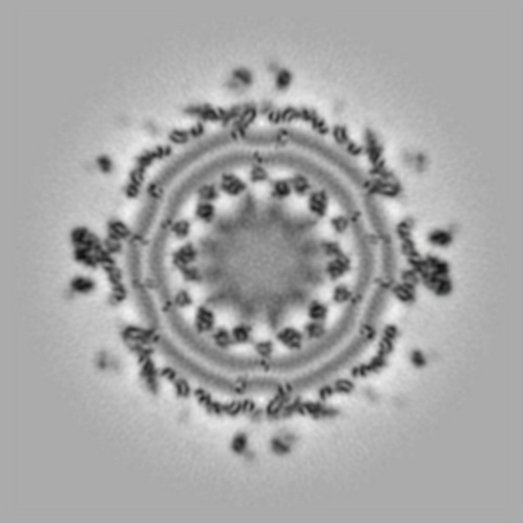
#> input picture Chapter_7-Fourier Transform/Figures/fft1.png, 523 x 523 px, shrunk from 720 x 720 before the run
$ jupyter execute --allow-errors chapter7.ipynb   (older library calls are emulated)
#> lines starting #> are read from the running program, lines starting #| are printed output that depends on the picture; after the words box and inside, x2 and y2 are one past the last pixel; in counts of white or black regions, pixels touching at a corner belong together
# Chapter 7

## Fourier Transform

#### Fast Fourier Transform using Python

[cell 1]
import scipy.fftpack as fftim
from PIL import Image
import matplotlib.pyplot as plt

# Opening the image and converting it to grayscale.
b = Image.open('../Figures/fft1.png').convert('L')
# Performing FFT.
c = abs(fftim.fft2(b))
# Shifting the Fourier frequency image.
d = fftim.fftshift(c)
# Converting the d to floating type and saving it
# as fft1_output.raw in Figures folder.
d.astype('float').tofile('../Figures/fft1_output.raw')
fig = plt.figure()
ax = fig.add_subplot(1, 2, 1)
imgplot = plt.imshow(b, cmap='gray')
ax.set_title('Before')
ax = fig.add_subplot(1, 2, 2)
imgplot = plt.imshow(d, cmap='gray')
ax.set_title('After')
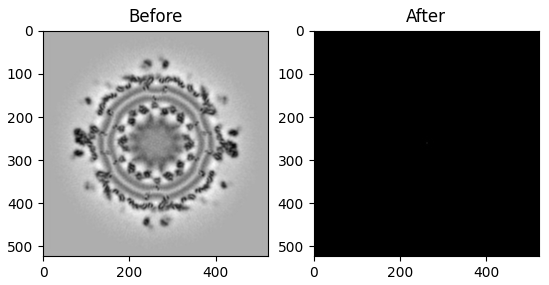
#> figure drawn by matplotlib, 2 panels

#### Ideal Lowpass Filter

[cell 2]
import cv2
import numpy, math
import scipy.fftpack as fftim
from PIL import Image
import matplotlib.pyplot as plt

# Opening the image
b = Image.open('../Figures/fft1.png')
#> b is the input picture: PIL image 523x523 RGB; mean R, G, B 165.9, 165.8, 165.8
# Performing FFT.
c = fftim.fft2(b)
# Shifting the Fourier frequency image.
d = fftim.fftshift(c)

# Intializing variables for convolution function.
M = d.shape[0]
#> M = 523
N = d.shape[1]
#> N = 523
# H is defined and
# values in H are initialized to 1.
H = numpy.ones((M,N))
center1 = M/2
#> center1 = 261.5
center2 = N/2
#> center2 = 261.5
d_0 = 30.0 # cut-off radius

# Defining the convolution function for ILPF.
for i in range(1,M):
    for j in range(1,N):
        r1 = (i-center1)**2+(j-center2)**2
        # Euclidean distance from
        # origin is computed.
        r = math.sqrt(r1)
        # Using cut-off radius to eliminate
        # high frequency.
        if r > d_0:
            H[i,j] = 0.0
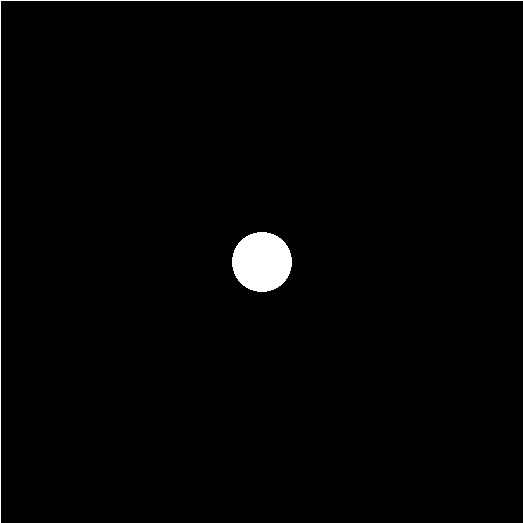
#> H: shape (523, 523) float64; values 0 (black) and 1 (white), 1.4% white; 2 white regions, box (x1, y1, x2, y2) and area: (232, 232, 292, 292) 2828, (0, 0, 523, 523) 1045
# Converting H to an image.
H =  Image.fromarray(H)
# Performing the convolution.
#> (the rest of this cell did not finish here and is left out)

#### Butterworth Lowpass Filter

[cell 3]
import numpy, math
import scipy.fftpack as fftim
from PIL import Image
import cv2
import matplotlib.pyplot as plt

# Opening the image and converting it to grayscale.
b = Image.open('../Figures/fft1.png').convert('L')
 # Performing FFT.
c = fftim.fft2(b)
# Shifting the Fourier frequency image.
d = fftim.fftshift(c)
# Intializing variables for convolution function.
M = d.shape[0]
N = d.shape[1]
# H is defined and
# values in H are initialized to 1.
H = numpy.ones((M,N))
center1 = M/2
center2 = N/2
d_0 = 30.0 # cut-off radius
t1 = 1 # the order of BLPF
t2 = 2*t1

# Defining the convolution function for BLPF.
for i in range(1,M):
    for j in range(1,N):
        r1 = (i-center1)**2+(j-center2)**2
        # Euclidean distance from
        # origin is computed.
        r = math.sqrt(r1)
        # Using cut-off radius to
        # eliminate high frequency.
        if r > d_0:
            H[i,j] = 1/(1 + (r/d_0)**t1)
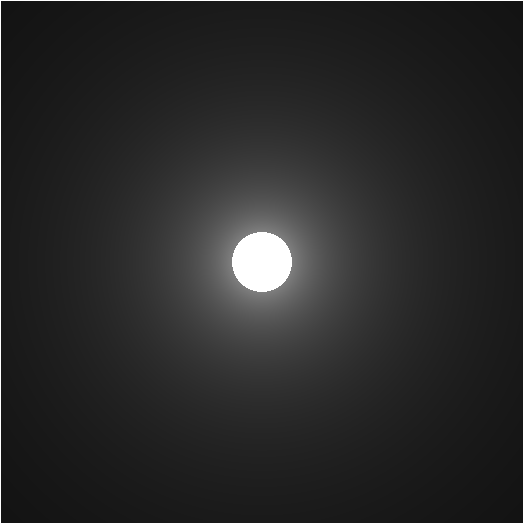
#> H: shape (523, 523) float64; min 0.0753, max 1, mean 0.161

# Converting H to an image
H = Image.fromarray(H)
#> H: PIL image 523x523 F
# Performing the convolution.
con = d * H
# Computing the magnitude of the inverse FFT.
e = abs(fftim.ifft2(con))
# Saving e.
fig = plt.figure()
ax = fig.add_subplot(1, 2, 1)
imgplot = plt.imshow(b, cmap='gray')
ax.set_title('Before')
ax = fig.add_subplot(1, 2, 2)
imgplot = plt.imshow(e, cmap='gray')
ax.set_title('After')
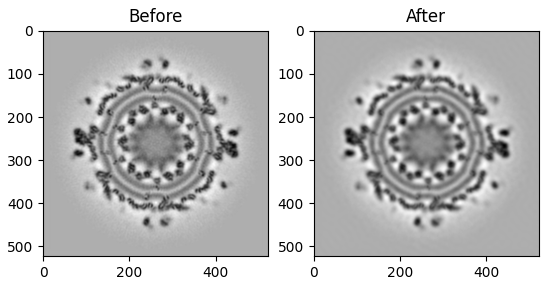
#> figure drawn by matplotlib, 2 panels

#### Gaussian Lowpass Filter

[cell 4]
import numpy, math
import cv2
import scipy.fftpack as fftim
from PIL import Image
import matplotlib.pyplot as plt

# Opening the image and converting it to grayscale.
b = Image.open('../Figures/fft1.png').convert('L')
# Performing FFT.
c = fftim.fft2(b)
# Shifting the Fourier frequency image.
d = fftim.fftshift(c)
# Intializing variables for convolution function.
M = d.shape[0]
N = d.shape[1]
# H is defined and
# values in H are initialized to 1.
H = numpy.ones((M,N))
center1 = M/2
center2 = N/2
d_0 = 30.0 # cut-off radius
t1 = 2*d_0
# Defining the convolution function for GLPF
for i in range(1,M):
    for j in range(1,N):
        r1 = (i-center1)**2+(j-center2)**2
        # euclidean distance from
        # origin is computed
        r = math.sqrt(r1)
        # using cut-off radius to
        # eliminate high frequency
        if r > d_0:
            H[i,j] = math.exp(-r**2/t1**2)
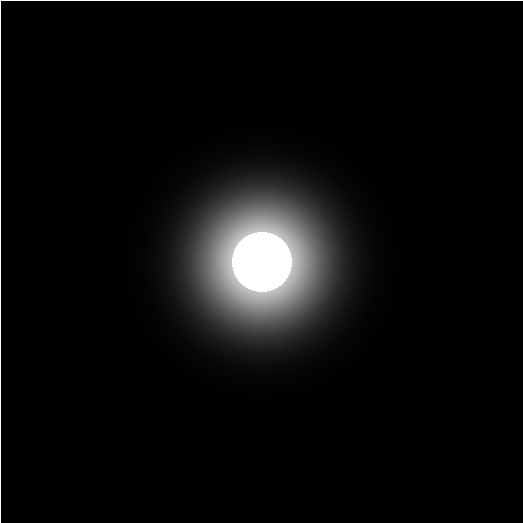
#> H: shape (523, 523) float64; min 4.24e-17, max 1, mean 0.0464

# Converting H to an image.
H =  Image.fromarray(H)
#> H: PIL image 523x523 F
# Performing the convolution.
con = d * H
# Computing the magnitude of the inverse FFT.
e = abs(fftim.ifft2(con))
# Saving the image as glowpass_output.png in
# Figures folder .
fig = plt.figure()
ax = fig.add_subplot(1, 2, 1)
imgplot = plt.imshow(b, cmap='gray')
ax.set_title('Before')
ax = fig.add_subplot(1, 2, 2)
imgplot = plt.imshow(e, cmap='gray')
ax.set_title('After')

#### Ideal Highpass Filter

[cell 5]
import cv2
import numpy, math
import scipy.fftpack as fftim
from PIL import Image
import matplotlib.pyplot as plt

# Opening the image and converting it to grayscale
a = Image.open('../Figures/endothelium.png').convert('L')
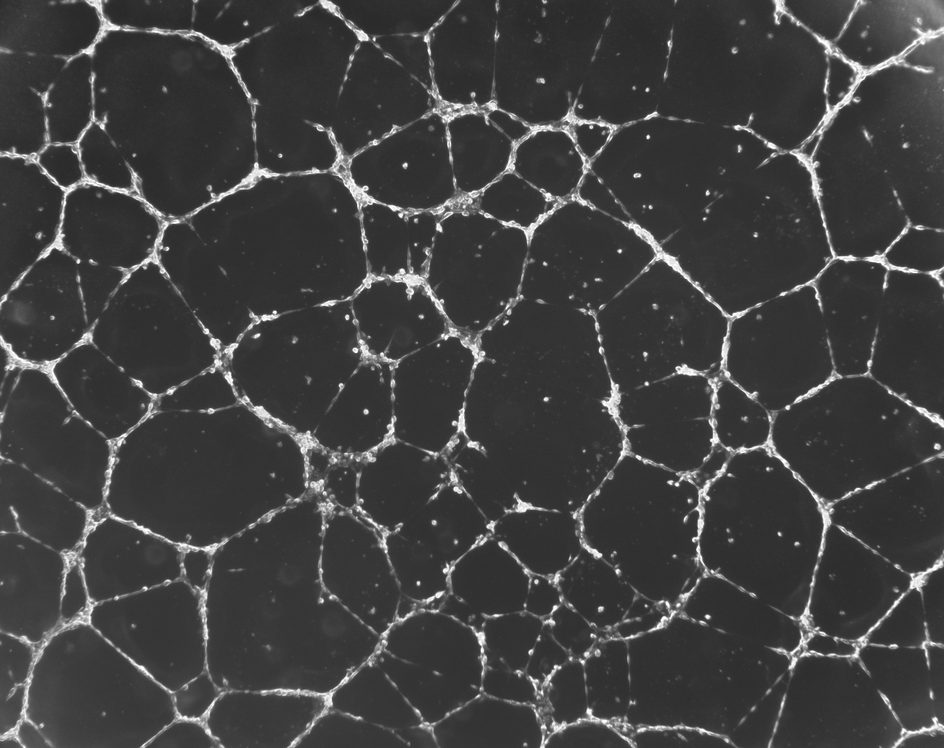
#> input picture Chapter_7-Fourier Transform/Figures/endothelium.png, 944 x 748 px, shrunk from 1300 x 1030 before the run
# Performing FFT.
b = fftim.fft2(a)
# shifting the Fourier frequency image
c = fftim.fftshift(b)

# intializing variables for convolution function
M = c.shape[0]
#> M = 748
N = c.shape[1]
#> N = 944
# H is defined and
# values in H are initialized to 1.
H = numpy.ones((M,N))
center1 = M/2
#> center1 = 374
center2 = N/2
#> center2 = 472
d_0 = 30.0 # cut-off radius

# Defining the convolution function for IHPF.
for i in range(1,M):
    for j in range(1,N):
        r1 = (i-center1)**2+(j-center2)**2
        # Euclidean distance from
		# origin is computed.
        r = math.sqrt(r1)
        # Using cut-off radius to
        # eliminate low frequency.
        if 0 < r < d_0:
            H[i,j] = 0.0
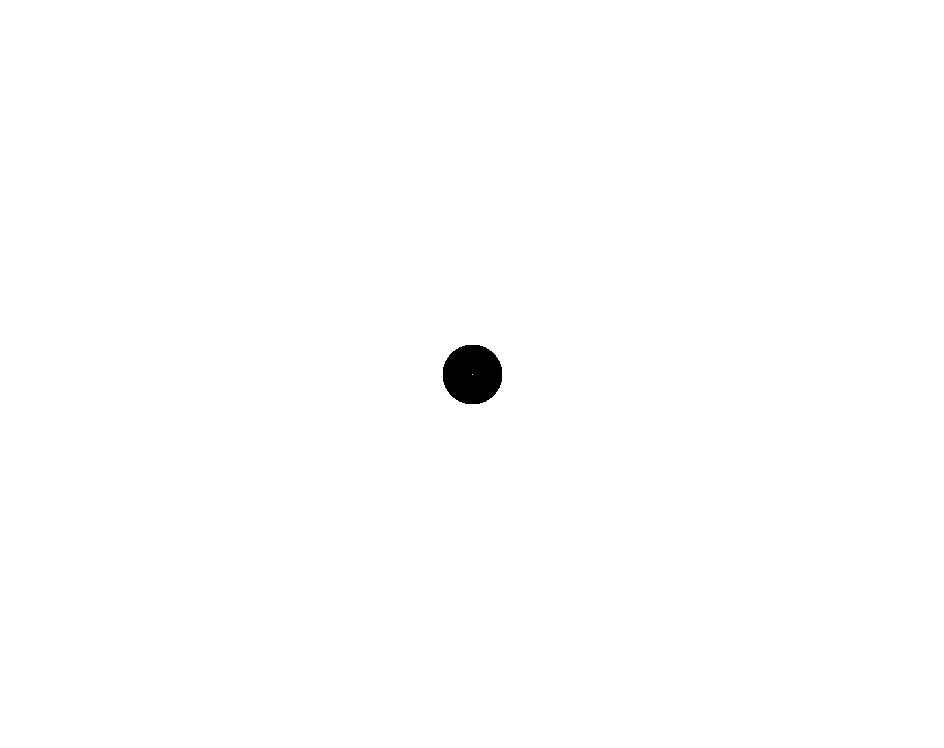
#> H: shape (748, 944) float64; values 0 (black) and 1 (white), 99.6% white; 1 black region, box (x1, y1, x2, y2) and area: (443, 345, 502, 404) 2808
# Performing the convolution.
con = c * H
# Computing the magnitude of the inverse FFT.
d = abs(fftim.ifft2(con))
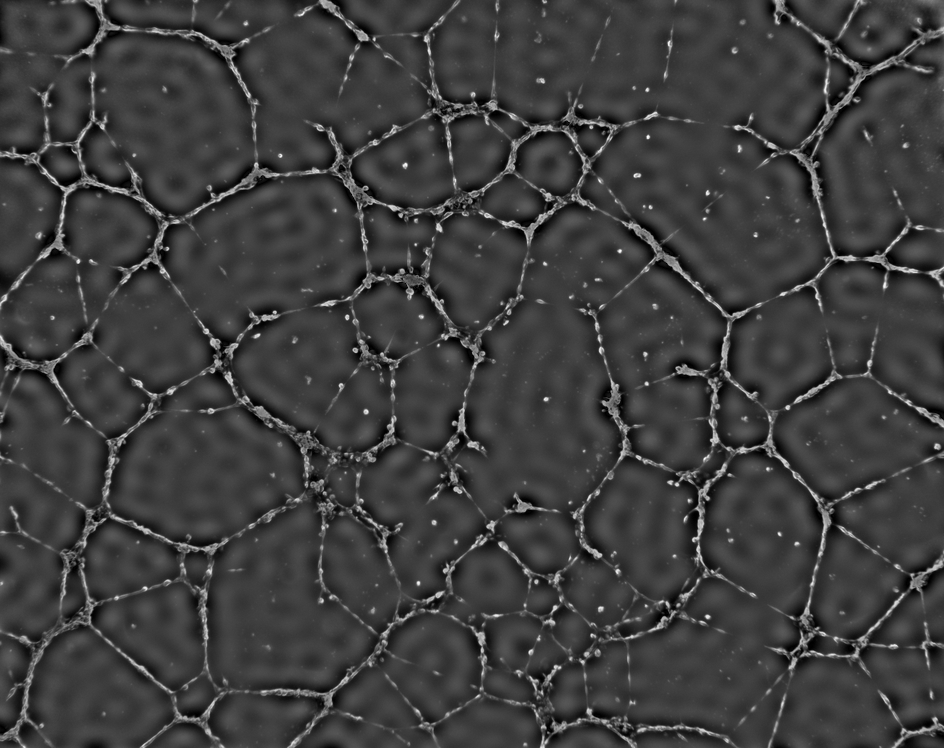
#> d: shape (748, 944) float64; min 0.000506, max 265.7, mean 65; drawn with min black and max white
# Saving the image as ihighpass_output.png in
# Figures folder.
fig = plt.figure()
ax = fig.add_subplot(1, 2, 1)
imgplot = plt.imshow(a, cmap='gray')
ax.set_title('Before')
ax = fig.add_subplot(1, 2, 2)
imgplot = plt.imshow(d, cmap='gray')
ax.set_title('After')

#### Butterworth Highpass Filter

[cell 6]
import cv2
import numpy, math
import scipy.misc
import scipy.fftpack as fftim
from PIL import Image
import matplotlib.pyplot as plt

# Opening the image.
a = cv2.imread('../Figures/endothelium.png')
#> a: shape (748, 944, 3); min 40, max 255, mean 65
# Converting the image to grayscale.
b = cv2.cvtColor(a, cv2.COLOR_BGR2GRAY)
# Performing FFT.
c = fftim.fft2(b)
# Shifting the Fourier frequency image.
d = fftim.fftshift(c)
# Intializing variables for convolution function.
M = d.shape[0]
N = d.shape[1]
# H is defined and
# values in H are initialized to 1.
H = numpy.ones((M,N))
center1 = M/2
center2 = N/2
d_0 = 30.0 # cut-off radius
t1 = 1 # the order of BHPF
t2 = 2*t1

# Defining the convolution function for BHPF.
for i in range(1,M):
    for j in range(1,N):
        r1 = (i-center1)**2+(j-center2)**2
        # Euclidean distance from
        # origin is computed.
        r = math.sqrt(r1)
        # Using cut-off radius to
        # eliminate low frequency.
        if 0 < r < d_0:
            H[i,j] = 1/(1 + (r/d_0)**t2)

# Converting H to an image.
H = Image.fromarray(H)
#> H: PIL image 944x748 F
# performing the convolution
con = d * H
# computing the magnitude of the inverse FFT
fig = plt.figure()
ax = fig.add_subplot(1, 2, 1)
imgplot = plt.imshow(a, cmap='gray')
ax.set_title('Before')
ax = fig.add_subplot(1, 2, 2)
imgplot = plt.imshow(b, cmap='gray')
ax.set_title('After')

#### Gaussian Highpass Filter

[cell 7]
import cv2
import numpy, math
import scipy.fftpack as fftim
from PIL import Image
import matplotlib.pyplot as plt

# Opening the image and converting it to grayscale.
a = Image.open('../Figures/endothelium.png').convert('L')
# Performing FFT.
b = fftim.fft2(a)
# Shifting the Fourier frequency image.
c = fftim.fftshift(b)

# Intializing variables for convolution function.
M = c.shape[0]
N = c.shape[1]
# H is defined and values in H are initialized to 1.
H = numpy.ones((M,N))
center1 = M/2
center2 = N/2
d_0 = 30.0 # cut-off radius
t1 = 2*d_0

# Defining the convolution function for GHPF.
for i in range(1,M):
    for j in range(1,N):
        r1 = (i-center1)**2+(j-center2)**2
        # Euclidean distance from
        # origin is computed.
        r = math.sqrt(r1)
        # Using cut-off radius to
        # eliminate low frequency.
        if 0 < r < d_0:
            H[i,j] = 1 - math.exp(-r**2/t1**2)
#> H: shape (748, 944) float64

# Converting H to an image.
H = Image.fromarray(H)
#> H: PIL image 944x748 F
# Performing the convolution.
con = c * H
# Computing the magnitude of the inverse FFT.
e = abs(fftim.ifft2(con))
#> e: shape (748, 944) float64
# Saving the image as ghighpass_output.png in
# Figures folder.
fig = plt.figure()
ax = fig.add_subplot(1, 2, 1)
imgplot = plt.imshow(a, cmap='gray')
ax.set_title('Before')
ax = fig.add_subplot(1, 2, 2)
imgplot = plt.imshow(e, cmap='gray')
ax.set_title('After')

#### Bandpass Filter

[cell 8]
import scipy.misc
import numpy, math
import scipy.fftpack as fftim
from PIL import Image
import cv2
import matplotlib.pyplot as plt

# Opening the image and converting it to grayscale.
b = Image.open('../Figures/fft1.png').convert('L')
# Performing FFT.
c = fftim.fft2(b)
# Shifting the Fourier frequency image .
d = fftim.fftshift(c)
# Intializing variables for convolution function.
M = d.shape[0]
#> M = 523
N = d.shape[1]
#> N = 523
# H is defined and
# values in H are initialized to 1.
H = numpy.zeros((M,N))
center1 = M/2
#> center1 = 261.5
center2 = N/2
#> center2 = 261.5
d_0 = 30.0 # minimum cut-off radius
d_1 = 50.0 # maximum cut-off radius

# Defining the convolution function for bandpass
for i in range(1,M):
    for j in range(1,N):
        r1 = (i-center1)**2+(j-center2)**2
        # Euclidean distance from
        # origin is computed.
        r = math.sqrt(r1)
        # Using min and max cut-off to create
		# the band or annulus.
        if r > d_0 and r < d_1:
            H[i,j] = 1.0
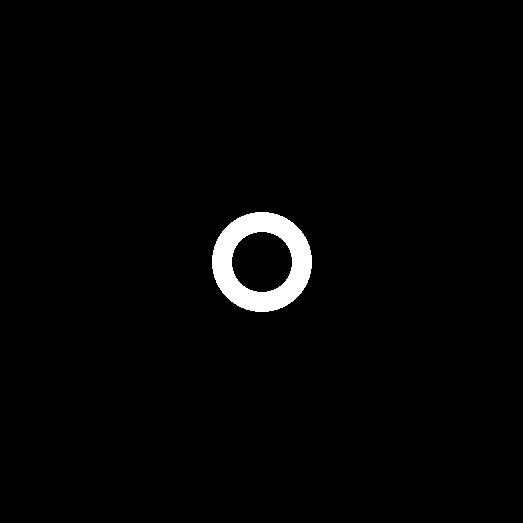
#> H: shape (523, 523) float64; values 0 (black) and 1 (white), 1.8% white; 1 white region, box (x1, y1, x2, y2) and area: (212, 212, 312, 312) 5032

# Converting H to an image.
H = Image.fromarray(H)
# Performing the convolution.
con = d * H
# Computing the magnitude of the inverse FFT.
e = abs(fftim.ifft2(con))
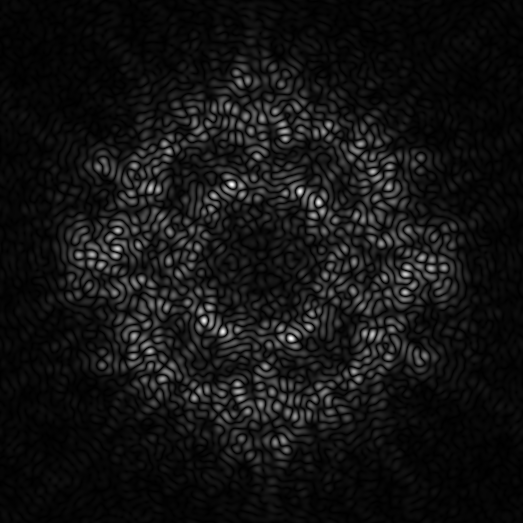
#> e: shape (523, 523) float64; min 0.000313, max 46.79, mean 3.7; drawn with min black and max white
# Saving the image as ibandpass_output.png.
fig = plt.figure()
ax = fig.add_subplot(1, 2, 1)
imgplot = plt.imshow(b, cmap='gray')
ax.set_title('Before')
ax = fig.add_subplot(1, 2, 2)
imgplot = plt.imshow(e, cmap='gray')
ax.set_title('After')
